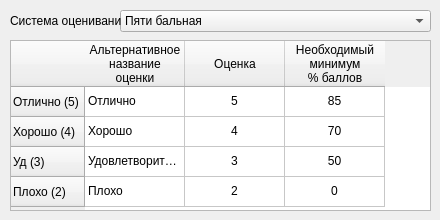
   <widget class="QWidget" name="tab_3">
    <attribute name="title">
     <string>Оценка</string>
    </attribute>
    <widget class="QTableWidget" name="tableWidget">
     <property name="geometry">
      <rect>
       <x>10</x>
       <y>40</y>
       <width>421</width>
       <height>171</height>
      </rect>
     </property>
     <property name="whatsThis">
      <string>&lt;!DOCTYPE HTML PUBLIC &quot;-//W3C//DTD HTML 4.0//EN&quot; &quot;http://www.w3.org/TR/REC-html40/strict.dtd&quot;&gt;
&lt;html&gt;&lt;head&gt;&lt;meta name=&quot;qrichtext&quot; content=&quot;1&quot; /&gt;&lt;style type=&quot;text/css&quot;&gt;
p, li { white-space: pre-wrap; }
&lt;/style&gt;&lt;/head&gt;&lt;body style=&quot; font-family:'Tahoma'; font-size:8.25pt; font-weight:400; font-style:normal;&quot;&gt;
&lt;p align=&quot;center&quot; style=&quot; margin-top:0px; margin-bottom:0px; margin-left:0px; margin-right:0px; -qt-block-indent:0; text-indent:0px;&quot;&gt;&lt;span style=&quot; font-weight:600;&quot;&gt;Параметры оценки&lt;/span&gt;&lt;/p&gt;
&lt;p style=&quot; margin-top:0px; margin-bottom:0px; margin-left:0px; margin-right:0px; -qt-block-indent:0; text-indent:0px;&quot;&gt;Таблица, содержащая критерии выставления оценки.&lt;/p&gt;&lt;/body&gt;&lt;/html&gt;</string>
     </property>
     <property name="selectionBehavior">
      <enum>QAbstractItemView::SelectColumns</enum>
     </property>
     <property name="wordWrap">
      <bool>true</bool>
     </property>
     <property name="cornerButtonEnabled">
      <bool>false</bool>
     </property>
     <attribute name="horizontalHeaderDefaultSectionSize">
      <number>100</number>
     </attribute>
     <attribute name="verticalHeaderMinimumSectionSize">
      <number>20</number>
     </attribute>
     <row>
      <property name="text">
       <string>Отлично (5)</string>
      </property>
     </row>
     <row>
      <property name="text">
       <string>Хорошо (4)</string>
      </property>
     </row>
     <row>
      <property name="text">
       <string>Уд (3)</string>
      </property>
     </row>
     <row>
      <property name="text">
       <string>Плохо (2)</string>
      </property>
     </row>
     <column>
      <property name="text">
       <string>Альтернативное 
название 
оценки</string>
      </property>
     </column>
     <column>
      <property name="text">
       <string>Оценка</string>
      </property>
     </column>
     <column>
      <property name="text">
       <string>Необходимый 
минимум 
% баллов</string>
      </property>
      <property name="textAlignment">
       <set>AlignHCenter|AlignVCenter|AlignCenter</set>
      </property>
     </column>
     <item row="0" column="0">
      <property name="text">
       <string>Отлично</string>
      </property>
      <property name="flags">
       <set>ItemIsSelectable|ItemIsEditable|ItemIsDragEnabled|ItemIsUserCheckable|ItemIsEnabled</set>
      </property>
     </item>
     <item row="0" column="1">
      <property name="text">
       <string>5</string>
      </property>
      <property name="textAlignment">
       <set>AlignHCenter|AlignVCenter|AlignCenter</set>
      </property>
      <property name="flags">
       <set>ItemIsSelectable|ItemIsEditable|ItemIsDragEnabled|ItemIsUserCheckable|ItemIsEnabled</set>
      </property>
     </item>
     <item row="0" column="2">
      <property name="text">
       <string>85</string>
      </property>
      <property name="textAlignment">
       <set>AlignHCenter|AlignVCenter|AlignCenter</set>
      </property>
      <property name="flags">
       <set>ItemIsSelectable|ItemIsEditable|ItemIsDragEnabled|ItemIsUserCheckable|ItemIsEnabled</set>
      </property>
     </item>
     <item row="1" column="0">
      <property name="text">
       <string>Хорошо</string>
      </property>
      <property name="flags">
       <set>ItemIsSelectable|ItemIsEditable|ItemIsDragEnabled|ItemIsUserCheckable|ItemIsEnabled</set>
      </property>
     </item>
     <item row="1" column="1">
      <property name="text">
       <string>4</string>
      </property>
      <property name="textAlignment">
       <set>AlignHCenter|AlignVCenter|AlignCenter</set>
      </property>
      <property name="flags">
       <set>ItemIsSelectable|ItemIsEditable|ItemIsDragEnabled|ItemIsUserCheckable|ItemIsEnabled</set>
      </property>
     </item>
     <item row="1" column="2">
      <property name="text">
       <string>70</string>
      </property>
      <property name="textAlignment">
       <set>AlignHCenter|AlignVCenter|AlignCenter</set>
      </property>
      <property name="flags">
       <set>ItemIsSelectable|ItemIsEditable|ItemIsDragEnabled|ItemIsUserCheckable|ItemIsEnabled</set>
      </property>
     </item>
     <item row="2" column="0">
      <property name="text">
       <string>Удовлетворительно</string>
      </property>
      <property name="flags">
       <set>ItemIsSelectable|ItemIsEditable|ItemIsDragEnabled|ItemIsUserCheckable|ItemIsEnabled</set>
      </property>
     </item>
     <item row="2" column="1">
      <property name="text">
       <string>3</string>
      </property>
      <property name="textAlignment">
       <set>AlignHCenter|AlignVCenter|AlignCenter</set>
      </property>
      <property name="flags">
       <set>ItemIsSelectable|ItemIsEditable|ItemIsDragEnabled|ItemIsUserCheckable|ItemIsEnabled</set>
      </property>
     </item>
     <item row="2" column="2">
      <property name="text">
       <string>50</string>
      </property>
      <property name="textAlignment">
       <set>AlignHCenter|AlignVCenter|AlignCenter</set>
      </property>
      <property name="flags">
       <set>ItemIsSelectable|ItemIsEditable|ItemIsDragEnabled|ItemIsUserCheckable|ItemIsEnabled</set>
      </property>
     </item>
     <item row="3" column="0">
      <property name="text">
       <string>Плохо</string>
      </property>
      <property name="flags">
       <set>ItemIsSelectable|ItemIsEditable|ItemIsDragEnabled|ItemIsUserCheckable|ItemIsEnabled</set>
      </property>
     </item>
     <item row="3" column="1">
      <property name="text">
       <string>2</string>
      </property>
      <property name="textAlignment">
       <set>AlignHCenter|AlignVCenter|AlignCenter</set>
      </property>
      <property name="flags">
       <set>ItemIsSelectable|ItemIsEditable|ItemIsDragEnabled|ItemIsUserCheckable|ItemIsEnabled</set>
      </property>
     </item>
     <item row="3" column="2">
      <property name="text">
       <string>0</string>
      </property>
      <property name="textAlignment">
       <set>AlignHCenter|AlignVCenter|AlignCenter</set>
      </property>
      <property name="flags">
       <set>ItemIsSelectable|ItemIsEditable|ItemIsDragEnabled|ItemIsUserCheckable|ItemIsEnabled</set>
      </property>
     </item>
    </widget>
    <widget class="QComboBox" name="markBox">
     <property name="geometry">
      <rect>
       <x>120</x>
       <y>10</y>
       <width>311</width>
       <height>22</height>
      </rect>
     </property>
     <property name="whatsThis">
      <string>&lt;!DOCTYPE HTML PUBLIC &quot;-//W3C//DTD HTML 4.0//EN&quot; &quot;http://www.w3.org/TR/REC-html40/strict.dtd&quot;&gt;
&lt;html&gt;&lt;head&gt;&lt;meta name=&quot;qrichtext&quot; content=&quot;1&quot; /&gt;&lt;style type=&quot;text/css&quot;&gt;
p, li { white-space: pre-wrap; }
&lt;/style&gt;&lt;/head&gt;&lt;body style=&quot; font-family:'MS Shell Dlg 2'; font-size:8.25pt; font-weight:400; font-style:normal;&quot;&gt;
&lt;p align=&quot;center&quot; style=&quot; margin-top:0px; margin-bottom:0px; margin-left:0px; margin-right:0px; -qt-block-indent:0; text-indent:0px;&quot;&gt;&lt;span style=&quot; font-weight:600;&quot;&gt;Система оценивания&lt;/span&gt;&lt;/p&gt;
&lt;p style=&quot; margin-top:0px; margin-bottom:0px; margin-left:0px; margin-right:0px; -qt-block-indent:0; text-indent:0px;&quot;&gt;Содержит список, доступных систем оценивания.&lt;/p&gt;&lt;/body&gt;&lt;/html&gt;</string>
     </property>
     <item>
      <property name="text">
       <string>Пяти бальная</string>
      </property>
     </item>
     <item>
      <property name="text">
       <string>Зачет/Незачет</string>
      </property>
     </item>
    </widget>
    <widget class="QLabel" name="label_8">
     <property name="geometry">
      <rect>
       <x>10</x>
       <y>10</y>
       <width>111</width>
       <height>21</height>
      </rect>
     </property>
     <property name="text">
      <string>Система оценивания</string>
     </property>
    </widget>
   </widget>
